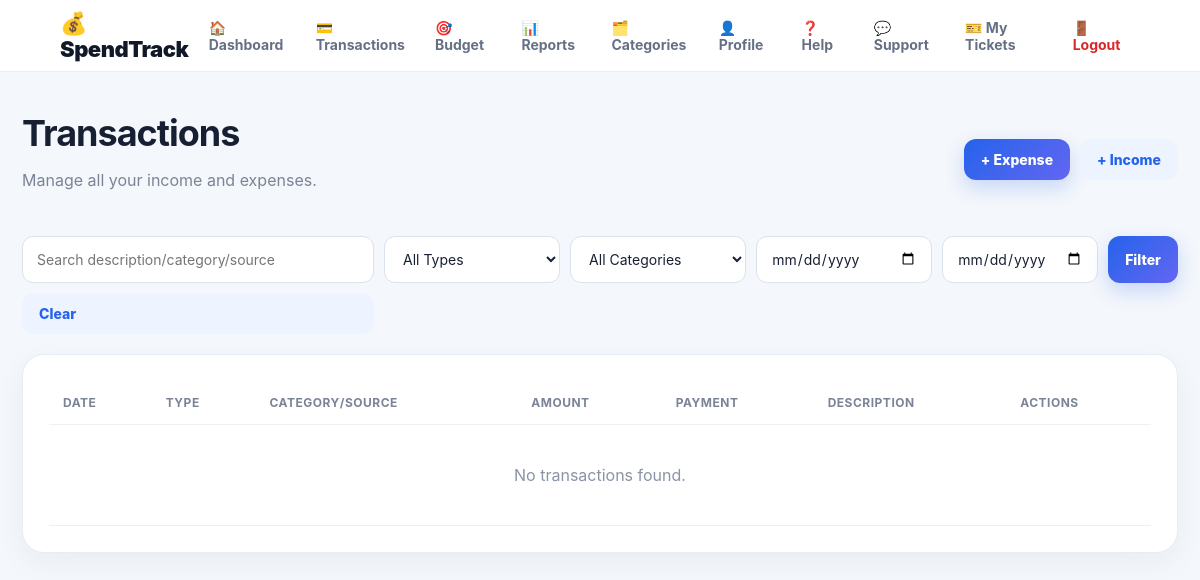
Page /transactions (signed in) on the earlier database version.
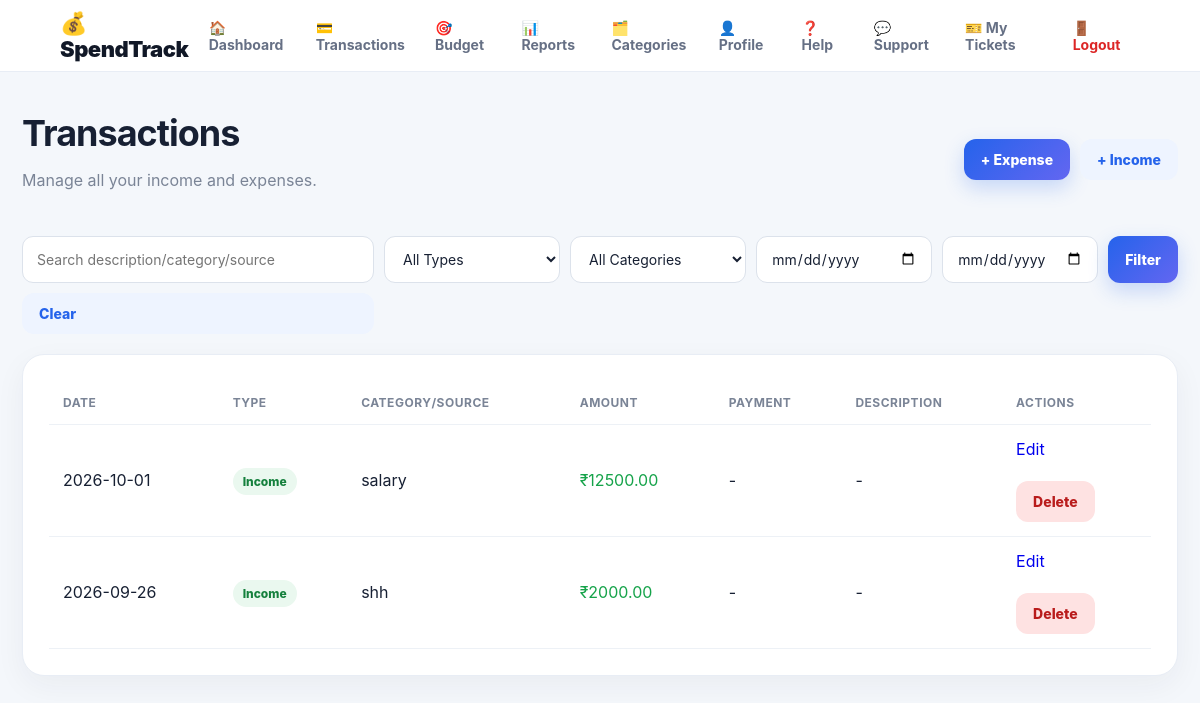
Same page on the later database version.
### tables this page shows
CREATE TABLE transactions (
        id INTEGER PRIMARY KEY AUTOINCREMENT, user_id INTEGER NOT NULL,
        type TEXT NOT NULL, amount REAL NOT NULL, category TEXT,
        source TEXT, payment_method TEXT, description TEXT,
        transaction_date TEXT NOT NULL,
        FOREIGN KEY(user_id) REFERENCES users(id)
    );

### app.py (the view)
@app.route("/transactions")
@login_required
def transactions():
    q=request.args.get("q","").strip(); typ=request.args.get("type",""); cat=request.args.get("category","")
    sql="SELECT * FROM transactions WHERE user_id=?"; p=[session["user_id"]]
    if q: sql+=" AND (description LIKE ? OR source LIKE ? OR category LIKE ?)"; like=f"%{q}%"; p += [like,like,like]
    if typ in ("income","expense"): sql+=" AND type=?"; p.append(typ)
    if cat: sql+=" AND category=?"; p.append(cat)
    sql+=" ORDER BY transaction_date DESC,id DESC"; conn=get_db(); rows=conn.execute(sql,p).fetchall(); conn.close()
    return render_template("transactions.html",transactions=rows,q=q,type_filter=typ,selected_category=cat)

### app.py (called while the page is built)
def get_db():
    conn = sqlite3.connect(DATABASE)
    conn.row_factory = sqlite3.Row
    return conn

def login_required(view):
    @wraps(view)
    def wrapped(*args, **kwargs):
        if "user_id" not in session: return redirect(url_for("login"))
        return view(*args, **kwargs)
    return wrapped

def user_categories(uid):
    if not uid: return CATEGORIES
    conn=get_db(); rows=conn.execute("SELECT name FROM categories WHERE user_id=? ORDER BY name",(uid,)).fetchall(); conn.close()
    return [r["name"] for r in rows] or CATEGORIES

@app.context_processor
def globals():
    return {"categories":user_categories(session.get("user_id")),"payment_methods":PAYMENT_METHODS,"month_names":MONTH_NAMES,"logged_in":"user_id" in session}

### templates/transactions.html (shortened to what this page needs)
{% extends "base.html" %}{% block title %}Transactions{% endblock %}
{% block content %}
<main class="container">
<div class="hero"><div><h1>Transactions</h1><p class="muted">Manage all your income and expenses.</p></div>
<div class="quick"><a class="primary" href="{{url_for('add_expense')}}">+ Expense</a><a class="secondary" href="{{url_for('add_income')}}">+ Income</a></div></div>
<form class="filters">
<input name="q" value="{{q}}" placeholder="Search description/category/source">
<select name="type"><option value="">All Types</option></select>
<select name="category"><option value="">All Categories</option>{% for c in categories %}<option value="{{c}}" {% if selected_category==c %}selected{% endif %}>{{c}}</option>{% endfor %}</select>
<input type="date" name="start" value="{{start}}"><input type="date" name="end" value="{{end}}">
<button class="primary">Filter</button><a class="secondary" href="{{url_for('transactions')}}">Clear</a>
</form>
<section class="panel tablewrap"><table><thead><tr><th>Date</th><th>Type</th><th>Category/Source</th><th>Amount</th><th>Payment</th><th>Description</th><th>Actions</th></tr></thead><tbody>
{% for t in transactions %}
<tr><td>{{t["transaction_date"]}}</td><td><span class="pill {{t['type']}}">{{t["type"]|title}}</span></td><td>{{t["category"] or t["source"]}}</td><td class="{{'green' if t['type']=='income' else 'red'}}">₹{{"%.2f"|format(t["amount"])}}</td><td>{{t["payment_method"] or "-"}}</td><td>{{t["description"] or "-"}}</td><td class="rowactions"><a href="{{url_for('edit_transaction',tid=t['id'])}}">Edit</a><form method="post" action="{{url_for('delete_transaction',tid=t['id'])}}" onsubmit="return confirm('Delete this transaction?')"><button class="delete">Delete</button></form></td></tr>
{% else %}<tr><td colspan="7" class="empty">No transactions found.</td></tr>{% endfor %}
</tbody></table></section>
</main>
{% endblock %}

### templates/base.html (shortened to what this page needs)
<!doctype html>
<html lang="en">
<head>
    <link rel="stylesheet"
          href="{{ url_for('static', filename='style.css') }}">
</head>
<body>
{% if logged_in and request.endpoint not in ['login', 'register'] %}
<nav class="nav">
    <a class="brand" href="{{ url_for('dashboard') }}">
        💰 SpendTrack
    </a>
    <div class="navlinks" id="mainNav">
        <a href="{{ url_for('dashboard') }}">
            🏠 Dashboard
        </a>
        <a href="{{ url_for('transactions') }}">
            💳 Transactions
        </a>
        <a href="{{ url_for('budget') }}">
            🎯 Budget
        </a>
        <a href="{{ url_for('reports') }}">
            📊 Reports
        </a>
        <a href="{{ url_for('categories') }}">
            🗂️ Categories
        </a>
        <a href="{{ url_for('profile') }}">
            👤 Profile
        </a>
        <a href="{{ url_for('help_page') }}">
            ❓ Help
        </a>
        <a href="{{ url_for('customer_support') }}">
            💬 Support
        </a>
        <a href="{{ url_for('my_tickets') }}">
            🎫 My Tickets
        </a>
        <a class="logout" href="{{ url_for('logout') }}">
            🚪 Logout
        </a>
    </div>
</nav>
{% endif %}
{% block content %}
{% endblock %}
</body>
</html>

### static/style.css (style rules this page uses)
* { box-sizing: border-box; }
html { scroll-behavior: smooth; }
body { margin: 0; font-family: Inter, Arial, sans-serif; background: #f4f7fb; color: #172033; }
a { text-decoration: none; }
button, input, select, textarea { font-family: inherit; }
.nav { height: 72px; background: rgba(255, 255, 255, 0.94); backdrop-filter: blur(15px); border-bottom: 1px solid #e8edf5; display: flex; align-items: center; justify-content: space-between; padding: 0 5%; position: sticky; top: 0; z-index: 100; }
.brand { color: #111827; font-size: 22px; font-weight: 900; letter-spacing: -0.5px; }
.navlinks { display: flex; align-items: center; gap: 6px; }
.navlinks a { color: #667085; font-size: 14px; font-weight: 700; padding: 10px 12px; border-radius: 10px; transition: 0.2s; }
.navlinks .logout { color: #dc2626; }
.container { max-width: 1250px; margin: auto; padding: 42px 22px; }
.hero { display: flex; justify-content: space-between; align-items: center; gap: 25px; margin-bottom: 30px; }
.hero h1 { font-size: 36px; line-height: 1.1; margin: 0 0 9px; letter-spacing: -1px; }
.muted { color: #7a8496; }
.quick { display: flex; gap: 10px; }
.primary, .secondary, .delete, .action { border: 0; border-radius: 12px; padding: 12px 17px; font-weight: 800; cursor: pointer; font-size: 14px; transition: 0.2s ease; }
.primary { background: linear-gradient(135deg, #2563eb, #6366f1); color: white; box-shadow: 0 8px 20px rgba(37, 99, 235, 0.22); }
.secondary { background: #eef4ff; color: #2563eb; }
.delete { background: #fee2e2; color: #b91c1c; }
.green { color: #16a34a !important; }
.panel { background: white; border: 1px solid #e8edf5; border-radius: 22px; padding: 26px; box-shadow: 0 10px 30px rgba(31, 41, 55, 0.05); }
input, select, textarea { width: 100%; padding: 13px 14px; border: 1px solid #dce2eb; border-radius: 11px; outline: none; background: white; color: #172033; font-size: 14px; transition: 0.2s; }
.tablewrap { overflow-x: auto; }
table { width: 100%; border-collapse: collapse; background: white; }
th, td { text-align: left; padding: 14px; border-bottom: 1px solid #edf1f6; white-space: nowrap; }
th { color: #7a8496; font-size: 12px; text-transform: uppercase; letter-spacing: 0.5px; }
.pill { padding: 6px 10px; border-radius: 30px; font-size: 12px; font-weight: 800; }
.pill.income { background: #eaf8ef; color: #15803d; }
.filters { display: grid; grid-template-columns: 2fr 1fr 1fr 1fr auto auto; gap: 10px; margin-bottom: 20px; }
.panel form { margin-top: 22px; }
button.primary { color: white; }

Differences in the rows shown:
added transactions: transaction_date "2026-10-01", type "Income", source "salary", amount "12500.00", t "-", description "-"
added transactions: transaction_date "2026-09-26", type "Income", source "shh", amount "2000.00", t "-", description "-"
Other differences:
text no longer shown: "No transactions found."
